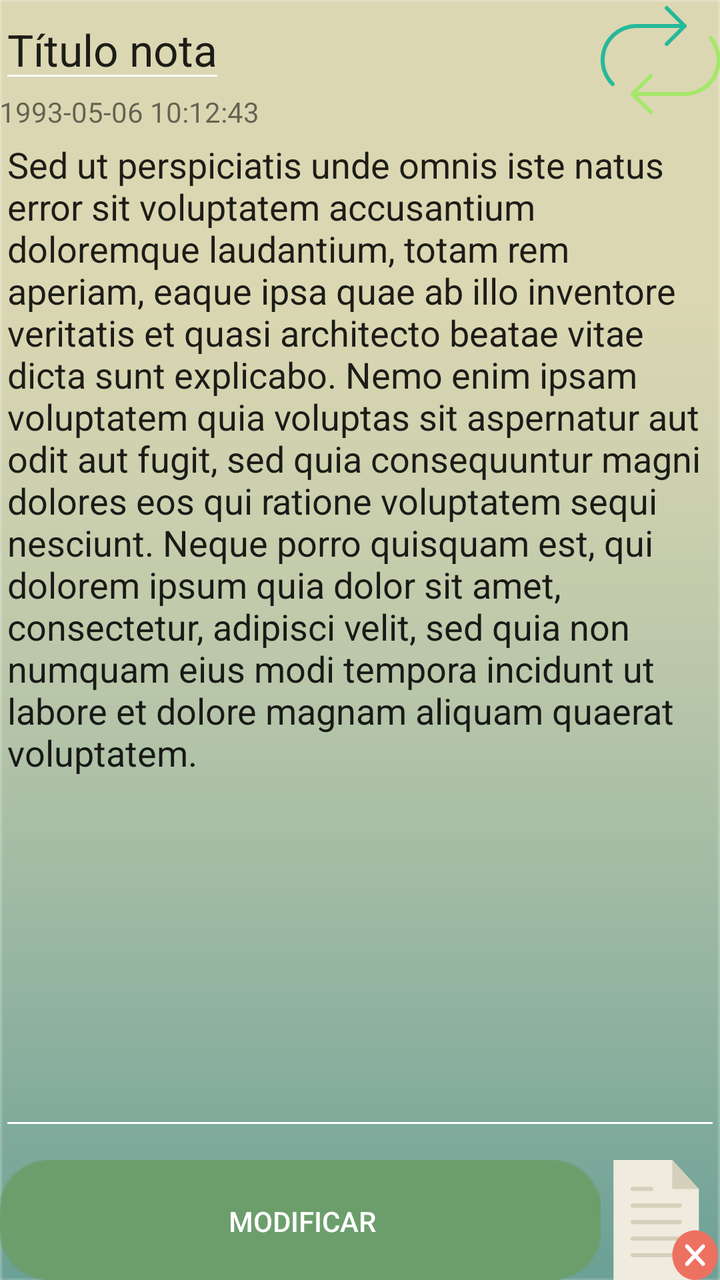
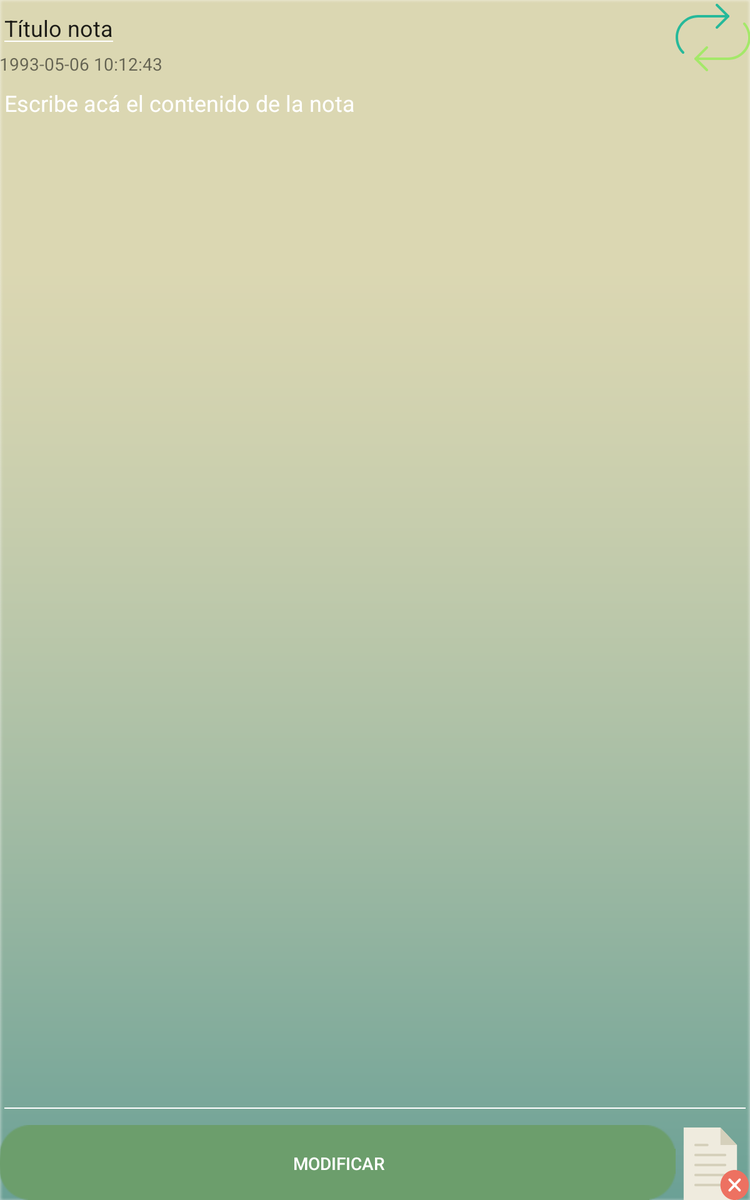

First picture: res/layout/ on a phone held upright. Second picture: the repository's own variant of that layout, on a device whose configuration matches the variant's folder. Source for both follows.
<!-- AndroidManifest.xml: application theme AppTheme -->
<!-- res/layout/content_note.xml -->
<?xml version="1.0" encoding="utf-8"?>
<RelativeLayout xmlns:android="http://schemas.android.com/apk/res/android"
    xmlns:app="http://schemas.android.com/apk/res-auto"
    xmlns:tools="http://schemas.android.com/tools"
    android:layout_width="match_parent"
    android:layout_height="match_parent"
    android:paddingBottom="@dimen/activity_vertical_margin"
    android:paddingLeft="@dimen/activity_horizontal_margin"
    android:paddingRight="@dimen/activity_horizontal_margin"
    android:paddingTop="@dimen/activity_vertical_margin"
    app:layout_behavior="@string/appbar_scrolling_view_behavior"
    tools:context="cl.guardame.infinitylabs.guardame.NoteActivity"
    tools:showIn="@layout/activity_note"
    android:background="@drawable/rsz_bg2">

    <EditText
        android:layout_width="wrap_content"
        android:layout_height="wrap_content"
        android:textAppearance="?android:attr/textAppearanceLarge"
        android:text="@string/noteTitle"
        android:id="@+id/titleTv"
        android:layout_alignParentTop="true"
        android:layout_alignParentLeft="true"
        android:layout_alignParentStart="true"
        android:singleLine="true" />

    <TextView
        android:layout_width="wrap_content"
        android:layout_height="wrap_content"
        android:textAppearance="?android:attr/textAppearanceSmall"
        android:text="@string/noteDate"
        android:id="@+id/dateTv"
        android:layout_below="@+id/titleTv"
        android:layout_alignParentLeft="true"
        android:layout_alignParentStart="true" />

    <EditText
        android:layout_width="wrap_content"
        android:layout_height="100dp"
        android:textAppearance="?android:attr/textAppearanceMedium"
        android:text="@string/noteContent"
        android:id="@+id/contentTv"
        android:layout_below="@+id/imageView2"
        android:layout_alignParentLeft="true"
        android:layout_alignParentStart="true"
        android:layout_above="@+id/modifyBtn"
        android:layout_alignParentRight="true"
        android:layout_alignParentEnd="true"
        android:layout_marginBottom="10dp"
        android:gravity="top" />

    <Button
        android:layout_width="wrap_content"
        android:layout_height="wrap_content"
        android:text="@string/modifynoteBtn"
        android:id="@+id/modifyBtn"
        android:background="@drawable/addbtn"
        android:layout_alignParentBottom="true"
        android:layout_alignParentLeft="true"
        android:layout_alignParentStart="true"
        android:layout_toStartOf="@+id/imageView2"
        android:layout_toLeftOf="@+id/imageView2"
        android:textColor="#FFF" />

    <ImageView
        android:layout_width="wrap_content"
        android:layout_height="wrap_content"
        android:id="@+id/imageView2"
        android:layout_gravity="right"
        android:background="@drawable/sync"
        android:layout_alignParentTop="true"
        android:layout_alignParentRight="true"
        android:layout_alignParentEnd="true" />

    <Button
        android:layout_width="wrap_content"
        android:layout_height="wrap_content"
        android:id="@+id/noteDeleteBtn"
        android:layout_alignTop="@+id/modifyBtn"
        android:layout_alignParentRight="true"
        android:layout_alignParentEnd="true"
        android:layout_alignParentBottom="true"
        android:layout_toRightOf="@+id/modifyBtn"
        android:layout_toEndOf="@+id/modifyBtn"
        android:background="@drawable/note_delete"
        android:layout_alignWithParentIfMissing="false"
        android:layout_alignParentLeft="false"
        android:layout_marginLeft="5dp" />

</RelativeLayout>
<!-- res/layout/activity_note.xml (included above) -->
<?xml version="1.0" encoding="utf-8"?>
<android.support.design.widget.CoordinatorLayout xmlns:android="http://schemas.android.com/apk/res/android"
    xmlns:app="http://schemas.android.com/apk/res-auto"
    xmlns:tools="http://schemas.android.com/tools"
    android:layout_width="match_parent"
    android:layout_height="match_parent"
    android:fitsSystemWindows="true"
    tools:context="cl.guardame.infinitylabs.guardame.NoteActivity">

    <include layout="@layout/content_note" />

</android.support.design.widget.CoordinatorLayout>
<!-- resources referenced by this layout -->
<resources>
  <!-- drawable addbtn: png bitmap (drawable, 900 bytes) -->
  <!-- drawable note_delete: vector/xml drawable (drawable, 2025 chars, omitted) -->
  <!-- drawable rsz_bg2: png bitmap (drawable, 7762 bytes) -->
  <!-- drawable sync (drawable) -->
  <?xml version="1.0" encoding="utf-8"?>
  <vector xmlns:android="http://schemas.android.com/apk/res/android"
      android:width="60dp"
      android:height="60dp"
      android:viewportWidth="60"
      android:viewportHeight="60">
  
      <path
          android:fillColor="#26B99A"
          android:pathData="M5.989,43.002c-0.256,0-0.512-0.098-0.708-0.293C1.876,39.3,0,34.786,0,30c0-9.925,8.075-18,18-18
  h24c0.552,0,1,0.447,1,1s-0.448,1-1,1H18C9.178,14,2,21.178,2,30c0,4.253,1.668,8.264,4.697,11.295c0.39,0.391,0.39,1.024,0,1.414
  C6.501,42.904,6.245,43.002,5.989,43.002z" />
      <path
          android:fillColor="#A4E869"
          android:pathData="M42,48H18c-0.552,0-1-0.447-1-1s0.448-1,1-1h24c8.822,0,16-7.178,16-16
  c0-3.782-1.359-7.459-3.828-10.354c-0.358-0.42-0.309-1.051,0.112-1.409c0.418-0.359,1.051-0.309,1.409,0.112
  C58.471,21.604,60,25.743,60,30C60,39.925,51.925,48,42,48z" />
      <path
          android:fillColor="#26B99A"
          android:pathData="M42,14c-0.256,0-0.512-0.098-0.707-0.293l-9-9c-0.391-0.391-0.391-1.023,0-1.414
  s1.023-0.391,1.414,0l9,9c0.391,0.391,0.391,1.023,0,1.414C42.512,13.902,42.256,14,42,14z" />
      <path
          android:fillColor="#26B99A"
          android:pathData="M33,23c-0.256,0-0.512-0.098-0.707-0.293c-0.391-0.391-0.391-1.023,0-1.414l9-9
  c0.391-0.391,1.023-0.391,1.414,0s0.391,1.023,0,1.414l-9,9C33.512,22.902,33.256,23,33,23z" />
      <path
          android:fillColor="#A4E869"
          android:pathData="M25,57c-0.256,0-0.512-0.098-0.707-0.293l-9-9c-0.391-0.391-0.391-1.023,0-1.414
  s1.023-0.391,1.414,0l9,9c0.391,0.391,0.391,1.023,0,1.414C25.512,56.902,25.256,57,25,57z" />
      <path
          android:fillColor="#A4E869"
          android:pathData="M16,48c-0.256,0-0.512-0.098-0.707-0.293c-0.391-0.391-0.391-1.023,0-1.414l9-9
  c0.391-0.391,1.023-0.391,1.414,0s0.391,1.023,0,1.414l-9,9C16.512,47.902,16.256,48,16,48z" />
  </vector>
  <string name="modifynoteBtn">Modificar</string>
  <string name="noteContent">Sed ut perspiciatis unde omnis iste natus error sit voluptatem accusantium doloremque laudantium, totam rem aperiam, eaque ipsa quae ab illo inventore veritatis et quasi architecto beatae vitae dicta sunt explicabo. Nemo enim ipsam voluptatem quia voluptas sit aspernatur aut odit aut fugit, sed quia consequuntur magni dolores eos qui ratione voluptatem sequi nesciunt. Neque porro quisquam est, qui dolorem ipsum quia dolor sit amet, consectetur, adipisci velit, sed quia non numquam eius modi tempora incidunt ut labore et dolore magnam aliquam quaerat voluptatem.</string>
  <string name="noteDate">1993-05-06 10:12:43</string>
  <string name="noteTitle">Título nota</string>
  <style name="AppTheme" parent="Theme.AppCompat.Light.DarkActionBar">
          
          <item name="colorPrimary">@color/colorPrimary</item>
          <item name="colorPrimaryDark">@color/colorPrimaryDark</item>
          <item name="colorAccent">@color/colorAccent</item>
  
          <item name="android:textColorHint">#ffffff</item>
          <item name="colorControlNormal">#ffffff</item>
          <item name="colorControlActivated">#ffffff</item>
          <item name="colorControlHighlight">#ffffff</item>
      </style>
</resources>
<!-- res/layout-sw600dp/content_note.xml (the repository's variant of the layout above) -->
<!-- drawn on a 7-inch tablet held upright -->
<?xml version="1.0" encoding="utf-8"?>
<RelativeLayout xmlns:android="http://schemas.android.com/apk/res/android"
    xmlns:app="http://schemas.android.com/apk/res-auto"
    xmlns:tools="http://schemas.android.com/tools"
    android:layout_width="match_parent"
    android:layout_height="match_parent"
    android:paddingBottom="@dimen/activity_vertical_margin"
    android:paddingLeft="@dimen/activity_horizontal_margin"
    android:paddingRight="@dimen/activity_horizontal_margin"
    android:paddingTop="@dimen/activity_vertical_margin"
    app:layout_behavior="@string/appbar_scrolling_view_behavior"
    tools:context="cl.guardame.infinitylabs.guardame.NoteActivity"
    tools:showIn="@layout/activity_note"
    android:background="@drawable/bg2">

    <EditText
        android:layout_width="wrap_content"
        android:layout_height="wrap_content"
        android:text="@string/noteTitle"
        android:id="@+id/titleTv"
        android:layout_alignParentTop="true"
        android:layout_alignParentLeft="true"
        android:layout_alignParentStart="true" />

    <TextView
        android:layout_width="wrap_content"
        android:layout_height="wrap_content"
        android:textAppearance="?android:attr/textAppearanceSmall"
        android:text="@string/noteDate"
        android:id="@+id/dateTv"
        android:layout_below="@+id/titleTv"
        android:layout_alignParentLeft="true"
        android:layout_alignParentStart="true" />

    <Button
        android:layout_width="wrap_content"
        android:layout_height="wrap_content"
        android:text="@string/modifynoteBtn"
        android:id="@+id/modifyBtn"
        android:background="@drawable/addbtn"
        android:layout_alignParentBottom="true"
        android:layout_alignParentLeft="true"
        android:layout_alignParentStart="true"
        android:layout_toStartOf="@+id/imageView2"
        android:layout_toLeftOf="@+id/imageView2"
        android:textColor="#FFF"/>

    <ImageView
        android:layout_width="wrap_content"
        android:layout_height="wrap_content"
        android:id="@+id/imageView2"
        android:layout_gravity="right"
        android:background="@drawable/sync"
        android:layout_alignParentTop="true"
        android:layout_alignParentRight="true"
        android:layout_alignParentEnd="true" />

    <Button
        android:layout_width="wrap_content"
        android:layout_height="wrap_content"
        android:id="@+id/noteDeleteBtn"
        android:layout_alignParentBottom="true"
        android:layout_alignParentRight="true"
        android:layout_alignParentEnd="true"
        android:background="@drawable/note_delete"
        android:layout_toRightOf="@+id/modifyBtn"
        android:layout_toEndOf="@+id/modifyBtn"
        android:layout_marginLeft="5dp" />

    <EditText
        android:layout_width="wrap_content"
        android:layout_height="wrap_content"
        android:id="@+id/contentTv"
        android:layout_below="@+id/imageView2"
        android:layout_alignParentLeft="true"
        android:layout_alignParentStart="true"
        android:layout_above="@+id/modifyBtn"
        android:layout_alignRight="@+id/imageView2"
        android:layout_alignEnd="@+id/imageView2"
        android:layout_marginBottom="5dp"
        android:gravity="top"
        android:hint="@string/contentHint" />

</RelativeLayout>
<!-- res/layout/content_note.xml (included above) -->
<?xml version="1.0" encoding="utf-8"?>
<RelativeLayout xmlns:android="http://schemas.android.com/apk/res/android"
    xmlns:app="http://schemas.android.com/apk/res-auto"
    xmlns:tools="http://schemas.android.com/tools"
    android:layout_width="match_parent"
    android:layout_height="match_parent"
    android:paddingBottom="@dimen/activity_vertical_margin"
    android:paddingLeft="@dimen/activity_horizontal_margin"
    android:paddingRight="@dimen/activity_horizontal_margin"
    android:paddingTop="@dimen/activity_vertical_margin"
    app:layout_behavior="@string/appbar_scrolling_view_behavior"
    tools:context="cl.guardame.infinitylabs.guardame.NoteActivity"
    tools:showIn="@layout/activity_note"
    android:background="@drawable/rsz_bg2">

    <EditText
        android:layout_width="wrap_content"
        android:layout_height="wrap_content"
        android:textAppearance="?android:attr/textAppearanceLarge"
        android:text="@string/noteTitle"
        android:id="@+id/titleTv"
        android:layout_alignParentTop="true"
        android:layout_alignParentLeft="true"
        android:layout_alignParentStart="true"
        android:singleLine="true" />

    <TextView
        android:layout_width="wrap_content"
        android:layout_height="wrap_content"
        android:textAppearance="?android:attr/textAppearanceSmall"
        android:text="@string/noteDate"
        android:id="@+id/dateTv"
        android:layout_below="@+id/titleTv"
        android:layout_alignParentLeft="true"
        android:layout_alignParentStart="true" />

    <EditText
        android:layout_width="wrap_content"
        android:layout_height="100dp"
        android:textAppearance="?android:attr/textAppearanceMedium"
        android:text="@string/noteContent"
        android:id="@+id/contentTv"
        android:layout_below="@+id/imageView2"
        android:layout_alignParentLeft="true"
        android:layout_alignParentStart="true"
        android:layout_above="@+id/modifyBtn"
        android:layout_alignParentRight="true"
        android:layout_alignParentEnd="true"
        android:layout_marginBottom="10dp"
        android:gravity="top" />

    <Button
        android:layout_width="wrap_content"
        android:layout_height="wrap_content"
        android:text="@string/modifynoteBtn"
        android:id="@+id/modifyBtn"
        android:background="@drawable/addbtn"
        android:layout_alignParentBottom="true"
        android:layout_alignParentLeft="true"
        android:layout_alignParentStart="true"
        android:layout_toStartOf="@+id/imageView2"
        android:layout_toLeftOf="@+id/imageView2"
        android:textColor="#FFF" />

    <ImageView
        android:layout_width="wrap_content"
        android:layout_height="wrap_content"
        android:id="@+id/imageView2"
        android:layout_gravity="right"
        android:background="@drawable/sync"
        android:layout_alignParentTop="true"
        android:layout_alignParentRight="true"
        android:layout_alignParentEnd="true" />

    <Button
        android:layout_width="wrap_content"
        android:layout_height="wrap_content"
        android:id="@+id/noteDeleteBtn"
        android:layout_alignTop="@+id/modifyBtn"
        android:layout_alignParentRight="true"
        android:layout_alignParentEnd="true"
        android:layout_alignParentBottom="true"
        android:layout_toRightOf="@+id/modifyBtn"
        android:layout_toEndOf="@+id/modifyBtn"
        android:background="@drawable/note_delete"
        android:layout_alignWithParentIfMissing="false"
        android:layout_alignParentLeft="false"
        android:layout_marginLeft="5dp" />

</RelativeLayout>
<!-- resources referenced by the variant -->
<!-- as a 7-inch tablet held upright resolves them -->
<resources>
  <!-- drawable addbtn: png bitmap (drawable, 900 bytes) -->
  <!-- drawable bg2: png bitmap (drawable, 17779 bytes) -->
  <!-- drawable note_delete: vector/xml drawable (drawable, 2025 chars, omitted) -->
  <!-- drawable rsz_bg2: png bitmap (drawable, 7762 bytes) -->
  <!-- drawable sync (drawable) -->
  <?xml version="1.0" encoding="utf-8"?>
  <vector xmlns:android="http://schemas.android.com/apk/res/android"
      android:width="60dp"
      android:height="60dp"
      android:viewportWidth="60"
      android:viewportHeight="60">
  
      <path
          android:fillColor="#26B99A"
          android:pathData="M5.989,43.002c-0.256,0-0.512-0.098-0.708-0.293C1.876,39.3,0,34.786,0,30c0-9.925,8.075-18,18-18
  h24c0.552,0,1,0.447,1,1s-0.448,1-1,1H18C9.178,14,2,21.178,2,30c0,4.253,1.668,8.264,4.697,11.295c0.39,0.391,0.39,1.024,0,1.414
  C6.501,42.904,6.245,43.002,5.989,43.002z" />
      <path
          android:fillColor="#A4E869"
          android:pathData="M42,48H18c-0.552,0-1-0.447-1-1s0.448-1,1-1h24c8.822,0,16-7.178,16-16
  c0-3.782-1.359-7.459-3.828-10.354c-0.358-0.42-0.309-1.051,0.112-1.409c0.418-0.359,1.051-0.309,1.409,0.112
  C58.471,21.604,60,25.743,60,30C60,39.925,51.925,48,42,48z" />
      <path
          android:fillColor="#26B99A"
          android:pathData="M42,14c-0.256,0-0.512-0.098-0.707-0.293l-9-9c-0.391-0.391-0.391-1.023,0-1.414
  s1.023-0.391,1.414,0l9,9c0.391,0.391,0.391,1.023,0,1.414C42.512,13.902,42.256,14,42,14z" />
      <path
          android:fillColor="#26B99A"
          android:pathData="M33,23c-0.256,0-0.512-0.098-0.707-0.293c-0.391-0.391-0.391-1.023,0-1.414l9-9
  c0.391-0.391,1.023-0.391,1.414,0s0.391,1.023,0,1.414l-9,9C33.512,22.902,33.256,23,33,23z" />
      <path
          android:fillColor="#A4E869"
          android:pathData="M25,57c-0.256,0-0.512-0.098-0.707-0.293l-9-9c-0.391-0.391-0.391-1.023,0-1.414
  s1.023-0.391,1.414,0l9,9c0.391,0.391,0.391,1.023,0,1.414C25.512,56.902,25.256,57,25,57z" />
      <path
          android:fillColor="#A4E869"
          android:pathData="M16,48c-0.256,0-0.512-0.098-0.707-0.293c-0.391-0.391-0.391-1.023,0-1.414l9-9
  c0.391-0.391,1.023-0.391,1.414,0s0.391,1.023,0,1.414l-9,9C16.512,47.902,16.256,48,16,48z" />
  </vector>
  <string name="contentHint">Escribe acá el contenido de la nota</string>
  <string name="modifynoteBtn">Modificar</string>
  <string name="noteContent">Sed ut perspiciatis unde omnis iste natus error sit voluptatem accusantium doloremque laudantium, totam rem aperiam, eaque ipsa quae ab illo inventore veritatis et quasi architecto beatae vitae dicta sunt explicabo. Nemo enim ipsam voluptatem quia voluptas sit aspernatur aut odit aut fugit, sed quia consequuntur magni dolores eos qui ratione voluptatem sequi nesciunt. Neque porro quisquam est, qui dolorem ipsum quia dolor sit amet, consectetur, adipisci velit, sed quia non numquam eius modi tempora incidunt ut labore et dolore magnam aliquam quaerat voluptatem.</string>
  <string name="noteDate">1993-05-06 10:12:43</string>
  <string name="noteTitle">Título nota</string>
  <style name="AppTheme" parent="Theme.AppCompat.Light.DarkActionBar">
          
          <item name="colorPrimary">@color/colorPrimary</item>
          <item name="colorPrimaryDark">@color/colorPrimaryDark</item>
          <item name="colorAccent">@color/colorAccent</item>
  
          <item name="android:textColorHint">#ffffff</item>
          <item name="colorControlNormal">#ffffff</item>
          <item name="colorControlActivated">#ffffff</item>
          <item name="colorControlHighlight">#ffffff</item>
      </style>
</resources>
